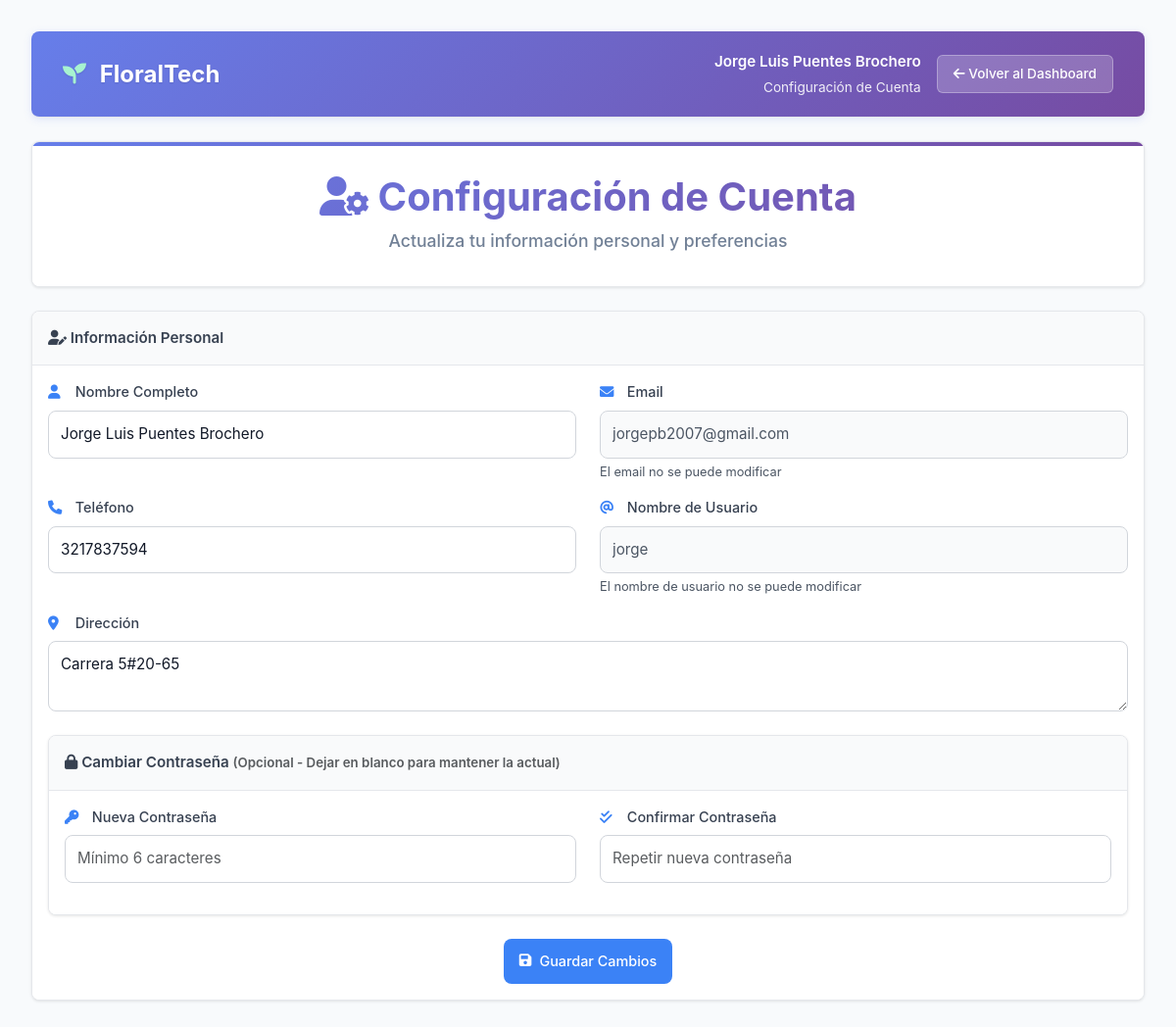
Screenshot of /index.php?ctrl=cliente&action=configuracion (signed in) with the database file from the repository.
### tables this page shows
CREATE TABLE `usu` (
  `idusu` int(11) NOT NULL AUTO_INCREMENT,
  `username` varchar(255) NOT NULL,
  `nombre_completo` varchar(255) NOT NULL,
  `naturaleza` varchar(255) DEFAULT NULL,
  `telefono` varchar(255) DEFAULT NULL,
  `email` varchar(255) NOT NULL,
  `clave` varchar(255) NOT NULL,
  `tpusu_idtpusu` int(11) NOT NULL,
  `fecha_registro` datetime DEFAULT current_timestamp(),
  `activo` tinyint(1) DEFAULT 1,
  PRIMARY KEY (`idusu`)
);

### controllers/cliente.php (called while the page is built, shortened)
<?php
class cliente {
    public function configuracion() {
        include 'views/cliente/configuracion.php';
    }
}

### index.php (called while the page is built, shortened)
<?php
$action = isset($_GET['action']) ? $_GET['action'] : 'index';
try {
    $controller = new $controllerClass();
    $controller->$action();
} catch (Exception $e) {
    die("Error: " . $e->getMessage());
}
?>

### views/cliente/configuracion.php (the view, shortened to what this page needs)
<?php
$usuario = $_SESSION['user'];
$conn = new conexion();
$db = $conn->get_conexion();
try {
    $stmt = $db->prepare("SELECT * FROM usu WHERE idusu = ?");
    $stmt->execute([$usuario['idusu']]);
    $datos_usuario = $stmt->fetch(PDO::FETCH_ASSOC);
} catch (PDOException $e) {
    $datos_usuario = $usuario;
}
?>
<!DOCTYPE html>
<html lang="es">
<head>
    <link href="https://cdn.jsdelivr.net/npm/bootstrap@5.3.6/dist/css/bootstrap.min.css" rel="stylesheet">
    <link rel="stylesheet" href="assets/dashboard-cliente.css">
    <link href="https://cdnjs.cloudflare.com/ajax/libs/font-awesome/6.0.0/css/all.min.css" rel="stylesheet">
</head>
<body>
    <div class="dashboard-container">
        <nav class="navbar">
            <div class="navbar-brand">
                <i class="fas fa-seedling"></i>
                FloralTech
            </div>
            <div class="navbar-user">
                <div class="user-info">
                    <p class="user-name"><?= htmlspecialchars($usuario['nombre_completo']) ?></p>
                    <p class="user-welcome">Configuración de Cuenta</p>
                </div>
                <a href="index.php?ctrl=cliente&action=dashboard" class="logout-btn">
                    <i class="fas fa-arrow-left"></i> Volver al Dashboard
                </a>
            </div>
        </nav>
        <div class="welcome-card card">
            <div class="card-body">
                <div class="welcome-header">
                    <h2><i class="fas fa-user-cog"></i> Configuración de Cuenta</h2>
                    <p>Actualiza tu información personal y preferencias</p>
                </div>
            </div>
        </div>
            <div class="content-grid" style="grid-template-columns: 1fr;">
                <div class="card">
                    <div class="card-header">
                        <i class="fas fa-user-edit"></i> Información Personal
                    </div>
                    <div class="card-body">
                        <form method="POST" action="" id="configForm">
                            <div class="row">
                                <div class="col-md-6 mb-3">
                                    <label for="nombre_completo" class="form-label">
                                        <i class="fas fa-user"></i> Nombre Completo
                                    </label>
                                    <input type="text" class="form-control" id="nombre_completo" name="nombre_completo"
                                           value="<?= htmlspecialchars($datos_usuario['nombre_completo'] ?? '') ?>" required>
                                </div>
                                <div class="col-md-6 mb-3">
                                    <label for="email" class="form-label">
                                        <i class="fas fa-envelope"></i> Email
                                    </label>
                                    <input type="email" class="form-control" id="email"
                                           value="<?= htmlspecialchars($datos_usuario['email'] ?? '') ?>" disabled>
                                    <div class="form-text">El email no se puede modificar</div>
                                </div>
                            </div>
                            <div class="row">
                                <div class="col-md-6 mb-3">
                                    <label for="telefono" class="form-label">
                                        <i class="fas fa-phone"></i> Teléfono
                                    </label>
                                    <input type="tel" class="form-control" id="telefono" name="telefono"
                                           value="<?= htmlspecialchars($datos_usuario['telefono'] ?? '') ?>">
                                </div>
                                <div class="col-md-6 mb-3">
                                    <label for="username" class="form-label">
                                        <i class="fas fa-at"></i> Nombre de Usuario
                                    </label>
                                    <input type="text" class="form-control" id="username"
                                           value="<?= htmlspecialchars($datos_usuario['username'] ?? '') ?>" disabled>
                                    <div class="form-text">El nombre de usuario no se puede modificar</div>
                                </div>
                            </div>
                            <div class="mb-3">
                                <label for="naturaleza" class="form-label">
                                    <i class="fas fa-map-marker-alt"></i> Dirección
                                </label>
                                <textarea class="form-control" id="naturaleza" name="naturaleza" rows="2"
                                          placeholder="Ingresa tu dirección completa"><?= htmlspecialchars($datos_usuario['naturaleza'] ?? '') ?></textarea>
                            </div>
                            <div class="card mt-4">
                                <div class="card-header">
                                    <i class="fas fa-lock"></i> Cambiar Contraseña
                                    <small class="text-muted">(Opcional - Dejar en blanco para mantener la actual)</small>
                                </div>
                                <div class="card-body">
                                    <div class="row">
                                        <div class="col-md-6 mb-3">
                                            <label for="nueva_clave" class="form-label">
                                                <i class="fas fa-key"></i> Nueva Contraseña
                                            </label>
                                            <input type="password" class="form-control" id="nueva_clave" name="nueva_clave"
                                                   minlength="6" placeholder="Mínimo 6 caracteres">
                                        </div>
                                        <div class="col-md-6 mb-3">
                                            <label for="confirmar_clave" class="form-label">
                                                <i class="fas fa-check-double"></i> Confirmar Contraseña
                                            </label>
                                            <input type="password" class="form-control" id="confirmar_clave" name="confirmar_clave"
                                                   minlength="6" placeholder="Repetir nueva contraseña">
                                        </div>
                                    </div>
                                </div>
                            </div>
                            <div class="config-actions">
                                <button type="submit" class="btn btn-primary">
                                    <i class="fas fa-save"></i> Guardar Cambios
                                </button>
                            </div>
                        </form>
                    </div>
                </div>
            </div>
        </div>
</body>
</html>

### rows the page displays
usu: nombre_completo "Jorge Luis Puentes Brochero", email "jorgepb2007@gmail.com", telefono "3217837594", username "jorge", naturaleza "Carrera 5#20-65"
